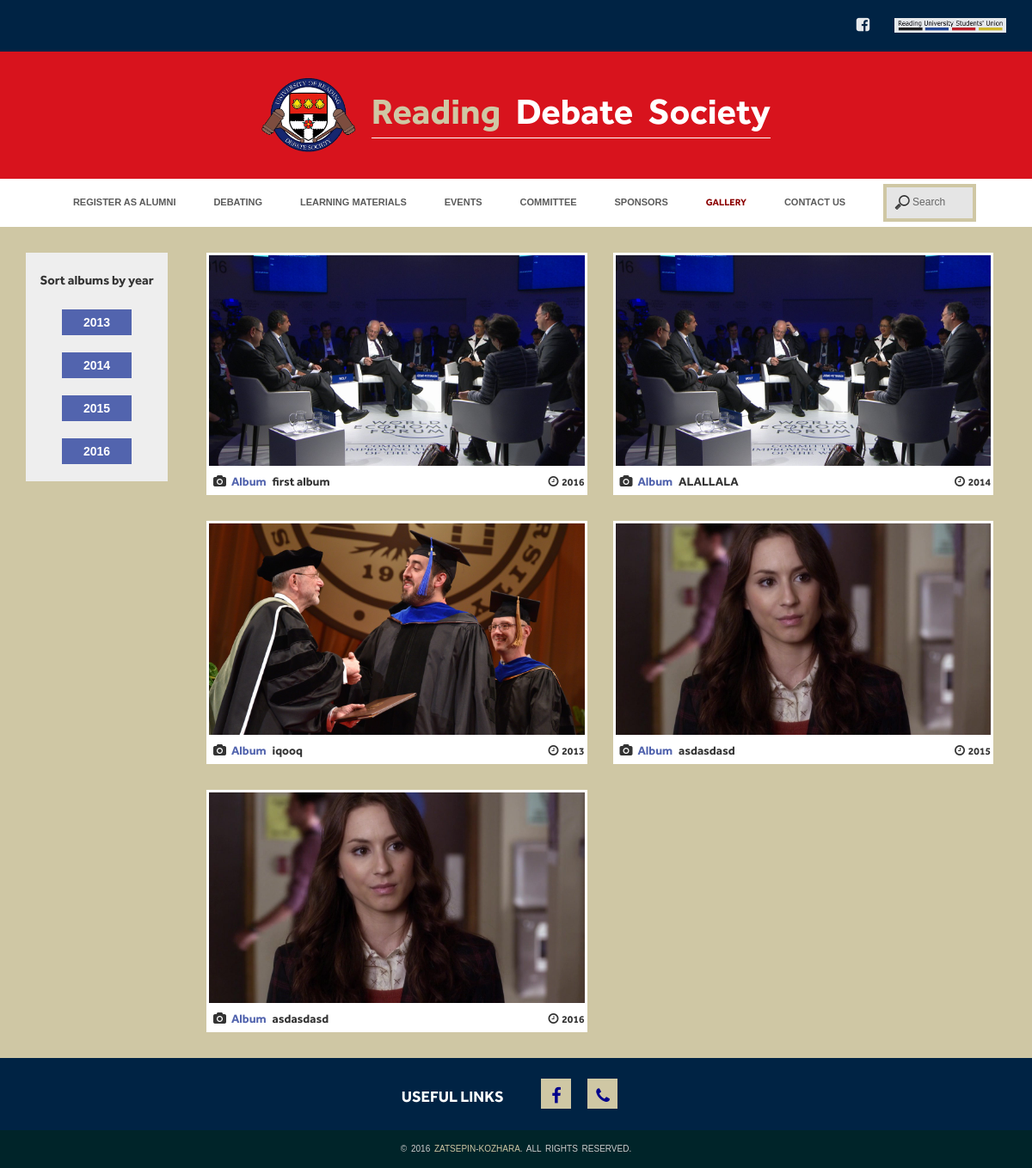
Page /gallery/ on the committed database.
### gallery/models.py (models this page shows, shortened)
class Album(models.Model):
    class Meta():
        db_table = "Albums"
    year_choises = (
        ('2013', '2013'),
        ('2014', '2014'),
        ('2015', '2015'),
        ('2016', '2016'),
        ('2017', '2017'),
        ('2018', '2018'),
        ('2019', '2019'),
        ('2020', '2020'),
    )
    def get_absolute_url(self):
        return "/gallery/album/%i/" % self.id
    cover = models.ImageField(upload_to='images')
    year = models.CharField(max_length=10, choices=year_choises, default=2016)
    title = models.CharField(max_length=60, verbose_name= "album title")
    def get_image(self):
        if self.cover:
            return u'<img src="%s" width="100"/>' % self.cover.url
        else:
            return u'<p>Something wrong with this image</p>'
    get_image.short_description = 'All albums'
    get_image.allow_tags = True

### gallery/views.py (the view)
# urls.py: url(r'^gallery/', include('gallery.urls')),
@cache_page(60 * 10)
def gallery(request, year=''):
    years_list = sorted(list(set(Album.objects.values_list('year', flat=True))))
    if year == '':
        args = {'albums': Album.objects.all()}
    else:
        args = {'albums': Album.objects.filter(year=year)}
    args.update({'years': years_list, 'search': SearchForm(), 'searchMobile': SearchFormMobile(),'gallery': True, 'title': "Photo gallery"})
    return render_to_response('gallery.html', args)

### app/forms.py
class SearchForm(forms.Form):
    field = forms.CharField(required=False, max_length=50,
                            widget=forms.TextInput(attrs={'type': 'search', 'placeholder': 'Search',
                                                          'onkeydown': 'if (e)vent.keyCode==13;'
                                                                       '{this.form.submit();return false;}',
                                                          'id': 'main'}),
                            validators=[validators.RegexValidator(
                                regex="^[a-zA-z0-9!?- ]+$",
                                message='No XSS!'
                            )])

class SearchFormMobile(forms.Form):
    field = forms.CharField(required=False, max_length=50,
                            widget=forms.TextInput(attrs={'type': 'search', 'placeholder': 'Search',
                                                          'onkeydown': 'if (e)vent.keyCode==13;'
                                                                       '{this.form.submit();return false;}',
                                                          'id': 'mobile'}),
                            validators=[validators.RegexValidator(
                                regex="^[a-zA-z0-9!?- ]+$",
                                message='No XSS!'
                            )])

### gallery/templates/gallery.html (shortened to what this page needs)
{% extends 'base.html' %}
{% load staticfiles %}
{% block main %}
    <main>
        <section class="site_main">
		<div class="container">
			<div class="row">
                <div class="col-md-2">
					<aside class="year_aside">
                     <h2 class="p_bold">Sort albums by year</h2>
                        {% for year in years %}
                        <a href="/gallery/{{ year }}/" class="year_button hvr-sweep-to-bottom">{{ year }}</a>
                        {% endfor %}
					</aside>
				</div>
                <div class="col-md-10">
                    {% for album in albums %}
				<div class="col-sm-6">
					<div class="gallery_block clearfix {% if forloop.last %} debating_info{% endif %}">
				        <a href="{{ album.get_absolute_url }}">
                            <img src="{{ album.cover.url }}" alt="{{ album.title }}" ></a>
                        <div class="gallery_block_left">
                            <i class="fa fa-camera"></i>
                            <span class="hint">Album</span>
                            <span>{{ album.title }}</span>
                        </div>
                        <div class="gallery_block_right">
                            <i class="fa fa-clock-o"></i>
                            <span>{{ album.year }}</span>
                        </div>
					</div>
				</div>
                    {% empty %}
                        <p>NO ALBUMS IN DATABASE</p>
                    {% endfor %}
                </div>
             </div>
		</div>
	</section>
    </main>
{% endblock %}

### wsgi/static/css/main.css (style rules this page uses)
body { min-width: 320px; padding: 0px; margin: 0px; font-family: sans-serif; font-weight: 400; font-style: normal; }
a { text-decoration:none; color:inherit; }
main { background-color: #CFC7A4; }
input[type=search] { background: #e5e5e5 url("../img/icon.png") no-repeat 9px center; border: solid 4px #CFC7A4; padding: 9px 10px 10px 30px; width: 60px; -webkit-transition: all .5s; -moz-transition: all .5s; -ms-transition: all .5s; transition: all .5s; margin-left: 20px; font-size: 12px; font-weight: normal; vertical-align: middle; }
.debating_info { margin-bottom: 30px; }
.p_bold { font-family: "Effra-bold"; font-size: 15px; }
.gallery_block { padding: 3px 3px 5px 3px; background-color: #fff; margin-top: 30px; }
.gallery_block img { width: 100%; height: auto; margin-bottom: 8px; }
.gallery_block span { font-family: "Effra-bold"; font-size: 14px; }
.gallery_block_left { float: left; margin-left: 5px; }
.gallery_block_left i { margin-right: 2px; }
.gallery_block_right { float: right; }
.gallery_block_right span { font-size: 12px; }
.gallery_block i { font-size: 14px; }
.gallery_block .hint { font-size: 14px; color: #5264AE; margin-right: 3px; }
.year_aside { padding: 10px 5px; background-color: #eeeeee; margin-top: 30px; text-align: center; }
.year_button { background-color: #5264AE; border: medium none; color: #fff; display: inline-block; padding: 5px 10px; text-align: center; font-weight: bold; margin: 5px; }
@media (min-width:992px) { .year_aside { padding: 10px 15px; margin-bottom: 30px; } }
@media (min-width:992px) { .year_button { padding: 5px 25px; margin: 10px; } }
.hvr-sweep-to-bottom { display: inline-block; vertical-align: middle; -webkit-transform: translateZ(0); transform: translateZ(0); box-shadow: 0 0 1px rgba(0, 0, 0, 0); -webkit-backface-visibility: hidden; backface-visibility: hidden; -moz-osx-font-smoothing: grayscale; position: relative; -webkit-transition-property: color; transition-property: color; -webkit-transition-duration: 0.3s; transition-duration: 0.3s; }
.hvr-sweep-to-bottom:before { content: ""; position: absolute; z-index: -1; top: 0; left: 0; right: 0; bottom: 0; background: #2098d1; -webkit-transform: scaleY(0); transform: scaleY(0); -webkit-transform-origin: 50% 0; transform-origin: 50% 0; -webkit-transition-property: transform; transition-property: transform; -webkit-transition-duration: 0.3s; transition-duration: 0.3s; -webkit-transition-timing-function: ease-out; transition-timing-function: ease-out; }

### rows in the picture
Album: cover (picture), title "first album", year "2016"
Album: cover (picture), title "ALALLALA", year "2014"
Album: cover (picture), title "iqooq", year "2013"
Album: cover (picture), title "asdasdasd", year "2015"
Album: cover (picture), title "asdasdasd", year "2016"

### other values in the picture
{{ year }} "2013" "2014" "2015" "2016"
